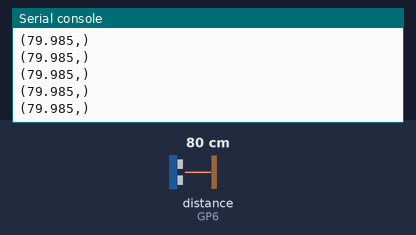
Recording of a program running on a simulated Raspberry Pi Pico running CircuitPython. Parts: the last lines printed to the serial console. The test bench sets the inputs (shaded band); at power-on: distance to the obstacle (sensor on GP6) 80 cm. The echo pulse lasts 58.3 µs per cm.

Above: at 1.2 s.
1.3 s: distance to the obstacle (sensor on GP6) set to 2 cm
At 1.38 s:
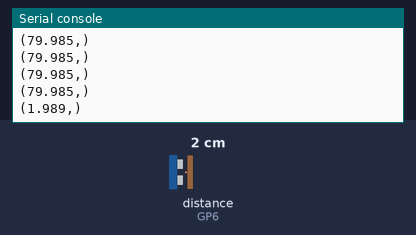
2.8 s: distance to the obstacle (sensor on GP6) set to 4 cm
At 2.89 s:
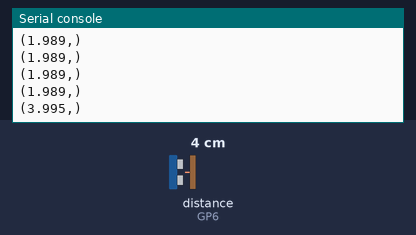
Timing chart, 0 to 5.8 s (numbered marks = the images above; inputs shaded):
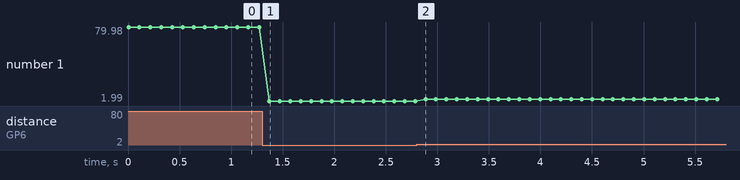

Measured:
- after the input at 1.3 s, the serial console: prints a new line after 0.07 s (image 1)
- after the input at 2.8 s, the serial console: prints a new line after 0.09 s (image 2)
- plotted number 1: 79.98 → 1.99 after the input at 1.3 s, 1.99 → 4 after the input at 2.8 s

The program:

main.py
```python
"""
Created by Ihor Chernyshev
Created on March 2025
This program controls a distance sensor
"""

import time
import board
import adafruit_hcsr04

sonar = adafruit_hcsr04.HCSR04(trigger_pin=board.GP5, echo_pin=board.GP6)

while True:
    try:
        print((sonar.distance,))
    except RuntimeError:
        print("Retrying!")
    time.sleep(0.1)
```
